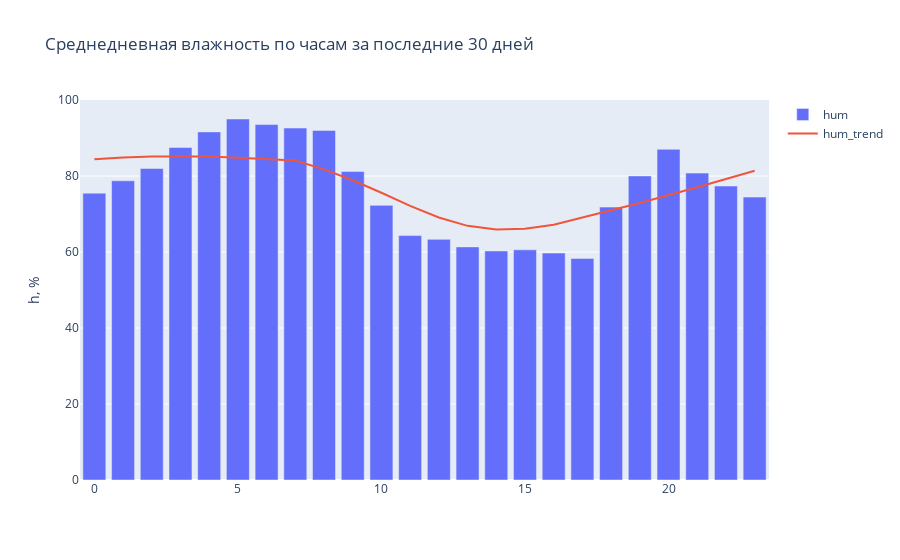

The cell this chart's notebook holds for it:
### Code cell
x = mean_by_hour_df.index
y = mean_by_hour_df.hum.values
name_line = 'hum'
name_plot = 'Среднедневная влажность по часам за последние 30 дней'
name_y_axis = 'h, %'
name_line_trend = name_line + '_trend'

trace1 = go.Bar(x=x, y=y, name=name_line, yaxis='y1')

trace2 = go.Scatter(x=x, y=lowess(y, x)[:, 1].round(2),
                    mode='lines',
                    name=name_line_trend,
                    yaxis='y1'
                   )

data_fig = [trace1, trace2]
layout = go.Layout(title=name_plot,
                   yaxis=dict(title=name_y_axis),
                  )

fig = go.Figure(data=data_fig, layout=layout)
fig.show()

### Figure 1 — Plotly figure (JSON) as saved in the notebook; plotly's stock layout.template omitted (floating-point values rounded to 4 significant figures)
{"data": [{"name": "hum", "type": "bar", "x": [0, 1, 2, 3, 4, 5, 6, 7, 8, 9, 10, 11, 12, 13, 14, 15, 16, 17, 18, 19, 20, 21, 22, 23], "y": [75.5, 78.76, 81.99, 87.51, 91.62, 95.02, 93.55, 92.64, 92.01, 81.2, 72.29, 64.34, 63.34, 61.36, 60.29, 60.58, 59.73, 58.31, 71.83, 80.04, 87.04, 80.78, 77.37, 74.46], "yaxis": "y"}, {"mode": "lines", "name": "hum_trend", "type": "scatter", "x": [0, 1, 2, 3, 4, 5, 6, 7, 8, 9, 10, 11, 12, 13, 14, 15, 16, 17, 18, 19, 20, 21, 22, 23], "y": [84.41, 84.9, 85.18, 85.24, 85.12, 84.85, 84.49, 84.07, 81.77, 78.9, 75.61, 72.15, 69.08, 66.9, 65.91, 66.13, 67.21, 69.19, 71.02, 72.92, 74.94, 77.06, 79.23, 81.41], "yaxis": "y"}], "layout": {"autosize": true, "title": {"text": "Среднедневная влажность по часам за последние 30 дней"}, "xaxis": {"autorange": true, "range": [-0.5, 23.5], "type": "linear"}, "yaxis": {"autorange": true, "range": [0, 100.0], "title": {"text": "h, %"}, "type": "linear"}}}
